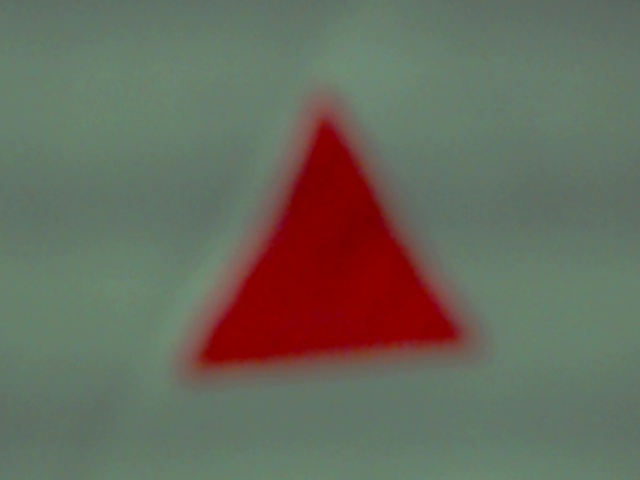
#> input picture Imageprocessing_file/Image/img.jpg, 640 x 480 px
$ python filtercolor_milestone.py   (older library calls are emulated)
#> lines starting #> are read from the running program, lines starting #| are printed output that depends on the picture; after the words box and inside, x2 and y2 are one past the last pixel; in counts of white or black regions, pixels touching at a corner belong together
import cv2
import numpy as np
import imutils

def filter_colors(image,datacolorthresh):
	lower_thresh = np.array([datacolorthresh[0],datacolorthresh[1],datacolorthresh[2]])
	upper_thresh = np.array([datacolorthresh[3],datacolorthresh[4],datacolorthresh[5]])
	color_mask = cv2.inRange(image, lower_thresh, upper_thresh)
	color_image = cv2.bitwise_and(image, image, mask=color_mask)
	return color_image

def detect(c):
	shape = "unidentified"
	peri = cv2.arcLength(c, True)
	approx = cv2.approxPolyDP(c, 0.01*peri, True)
	if len(approx) == 2:
		shape = "line"
	elif len(approx) == 3:
		shape = "triangle"
	elif len(approx) == 4:
		(x, y, w, h) = cv2.boundingRect(approx)
		ar = w / float(h)
		shape = "square" if ar >= 0.95 and ar <= 1.05 else "rectangle"
	elif len(approx) == 5:
		shape = "pentagon"
	elif len(approx) == 6:
		shape = "polygon"
	else:
		shape = "circle"
	return shape
def detec_color(image,color):
    i = 0
    ratio = image.shape[0] / float(image.shape[0])
    gray = cv2.cvtColor(image, cv2.COLOR_BGR2GRAY)
    blured = cv2.GaussianBlur(gray, (5, 5), 0)
    thresh = cv2.threshold(blured,0,255, cv2.THRESH_BINARY)[1]
    cnts = cv2.findContours(thresh.copy(), cv2.RETR_TREE, cv2.CHAIN_APPROX_SIMPLE)
    cnts = cnts[0] if imutils.is_cv2() else cnts[1]
    for c in cnts:
        M = cv2.moments(c)
        if M["m00"] != 0:
            cX = int((M["m10"] / M["m00"]) * ratio)
            cY = int((M["m01"] / M["m00"]) * ratio)
        else:
            cX, cY = 0,0
        shape = detect(c)
        c = c.astype("float")
        c *= ratio
        c = c.astype("int")
        # data = [c]
        cv2.drawContours(image, [c], -1, (0, 255, 0), 2)
        cv2.putText(image, shape+ color, (cX, cY), cv2.FONT_HERSHEY_SIMPLEX,
            0.5, (255, 255, 255), 2)
        i += 1
    return image
# 197 166 210
# 212 200 255 pink

# 66 115 34
# 81 190 86 green

# 21 24 144
# 255 78 255 red

# 0 0 0
# 0 255 255 yellow

datacolor_pink=[197,166,210,212,200,255]
datacolor_green=[66,115,34,81,190,86]
datacolor_red=[1,0,110,73,78,255]
datacolor_yellow=[0,0,0,0,255,255]

img = cv2.imread("img.jpg")
#> img is the input picture: shape (480, 640, 3); mean B, G, R 92.9, 106.4, 104.9
img_pink = filter_colors(img,datacolor_pink)
#> in filter_colors, `color_mask = cv2.inRange(image, lower_thresh, upper_thresh)`: color_mask: shape (480, 640); every value is 0
#> in filter_colors, `color_image = cv2.bitwise_and(image, image, mask=color_mask)`: color_image: shape (480, 640, 3); every value is 0
img_green = filter_colors(img,datacolor_green)
img_red =filter_colors(img,datacolor_red)
#> in filter_colors (call 3), `color_mask = cv2.inRange(image, lower_thresh, upper_thresh)`:
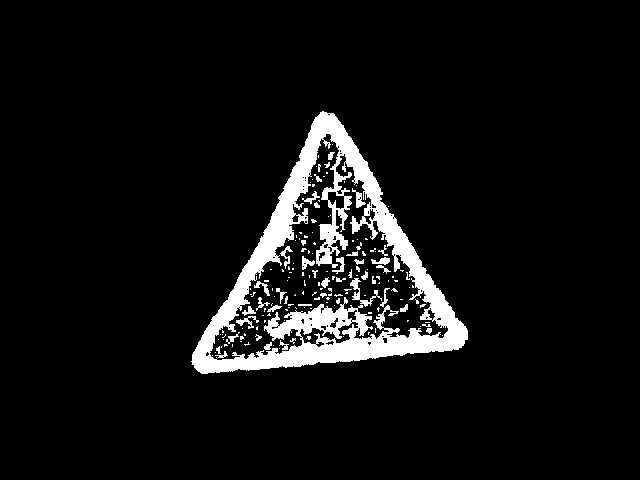
#> color_mask: shape (480, 640); 6.9% white; 170 white regions (129 under 20 px), largest, box (x1, y1, x2, y2) and area: (191, 111, 468, 374) 18407, (350, 278, 382, 307) 220, (236, 316, 259, 329) 107
#> in filter_colors (call 3), `color_image = cv2.bitwise_and(image, image, mask=color_mask)`:
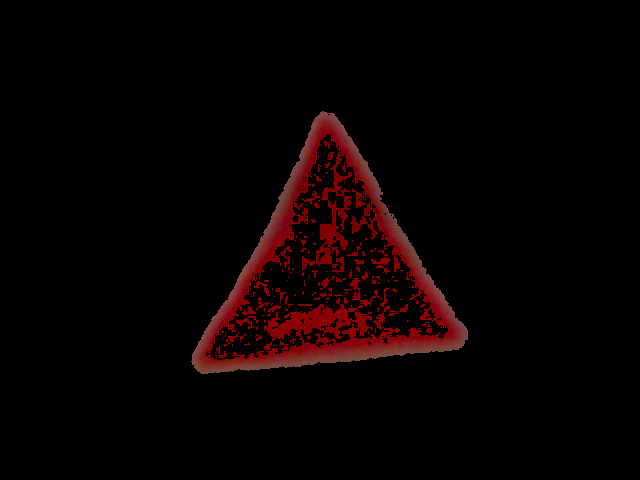
#> color_image: shape (480, 640, 3); mean B, G, R 1.7, 1.6, 8.9
img_yellow =filter_colors(img,datacolor_yellow)
#> in filter_colors (call 4), `color_mask = cv2.inRange(image, lower_thresh, upper_thresh)`:
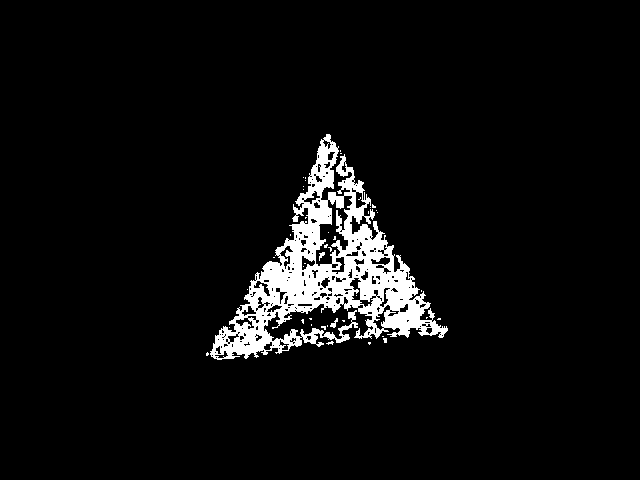
#> color_mask: shape (480, 640); 5.3% white; 42 white regions (39 under 20 px), largest, box (x1, y1, x2, y2) and area: (210, 134, 448, 360) 16035, (330, 318, 338, 328) 36, (319, 252, 325, 261) 27
#> in filter_colors (call 4), `color_image = cv2.bitwise_and(image, image, mask=color_mask)`:
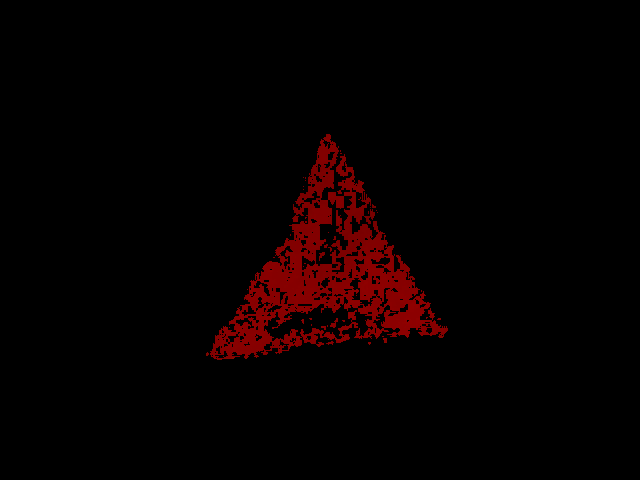
#> color_image: shape (480, 640, 3); mean B, G, R 0, 0, 7

# img_pink_shape,datapink= detec_color(img_pink,"_pink")
# img_green_shape,datagreen = detec_color(img_green,"_green")
img_red_shape = detec_color(img_red,"_red")
#> in detec_color, `gray = cv2.cvtColor(image, cv2.COLOR_BGR2GRAY)`:
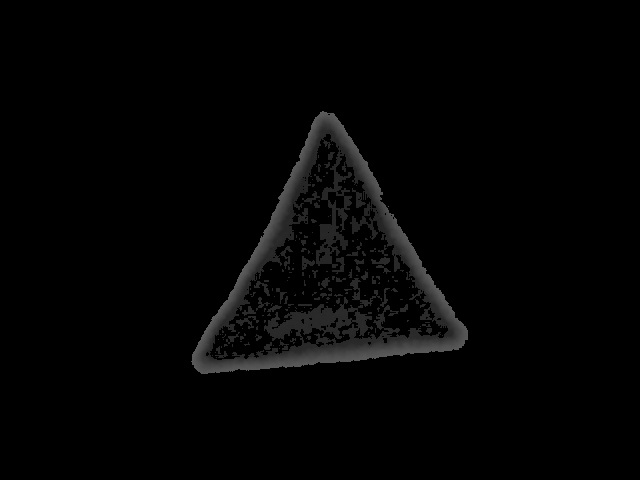
#> gray: shape (480, 640); min 0, max 94, mean 3.8
#> in detec_color, `thresh = cv2.threshold(blured,0,255, cv2.THRESH_BINARY)[1]`:
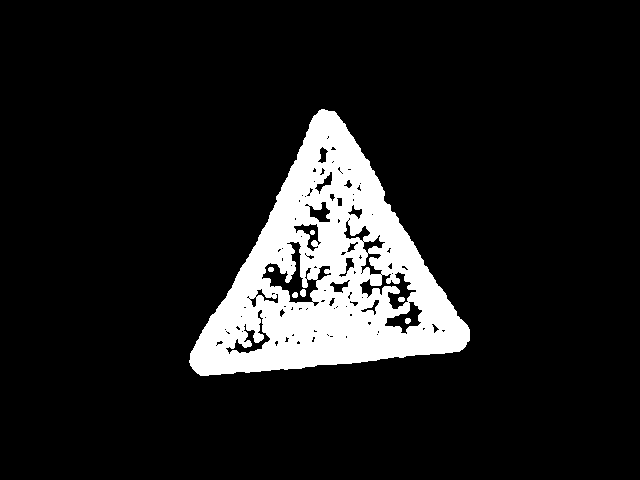
#> thresh: shape (480, 640); 11.2% white; 7 white regions
#> in detec_color, `cnts = cv2.findContours(thresh.copy(), cv2.RETR_TREE, cv2.CHAIN_APPROX..`: cnts = 126 contours, 89 with area under 20; largest, box (x1, y1, x2, y2) and area: (189, 109, 470, 376) 38982, (261, 241, 319, 304) 1288, (359, 271, 417, 310) 802, (384, 301, 423, 335) 546, (225, 309, 271, 355) 515
#> the loop in detec_color, `for c in cnts:` made 126 passes
#> (cX, cY, shape, peri in detect, approx in detect, x in detect, y in detect) on passes 2, 10, 11, 12, 16, 17, 20, 25: (216, 345, 'square', 5.66, [[215, 345], [216, 344], [217, 345], [216, 346]], 215, 344), (328, 335, 'square', 5.66, [[327, 335], [328, 334], [329, 335], [328, 336]], 327, 334), (377, 334, 'square', 5.66, [[376, 334], [377, 333], [378, 334], [377, 335]], 376, 333), (327, 334, 'square', 5.66, [[326, 334], [327, 333], [328, 334], [327, 335]], 326, 333), (242, 331, 'square', 5.66, [[241, 331], [242, 330], [243, 331], [242, 332]], 241, 330), (226, 331, 'square', 5.66, [[225, 331], [226, 330], [227, 331], [226, 332]], 225, 330), (225, 329, 'square', 5.66, [[224, 329], [225, 328], [226, 329], [225, 330]], 224, 328), (265, 317, 'square', 5.66, [[264, 317], [265, 316], [266, 317], [265, 318]], 264, 316)
#> (cX, cY, shape, peri in detect) on passes 1, 3, 4, 5, 6, 7: (328, 274, 'polygon', 923.3), (298, 342, 'circle', 12.49), (276, 342, 'circle', 15.9), (219, 342, 'circle', 19.31), (313, 339, 'circle', 16.49), (286, 339, 'circle', 17.9)
#> after the loop in detec_color, `for c in cnts:`:
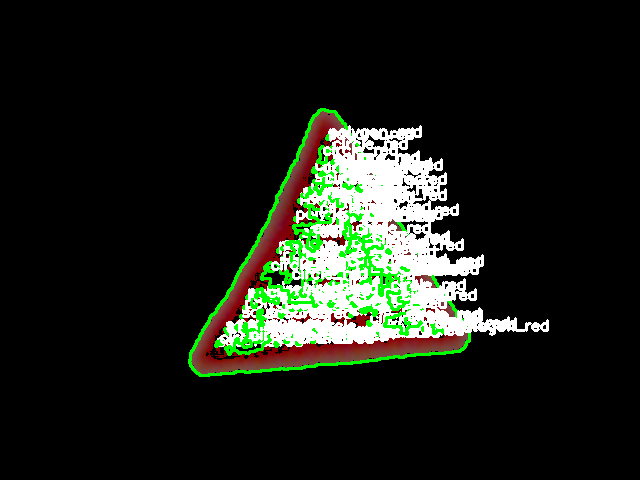
#> image: shape (480, 640, 3); 11.5% of pixels changed, all inside (x1, y1, x2, y2) = (188, 108, 549, 377)
#> after the loop in detec_color, `for c in cnts:`: i = 126
# [7 lines of commented-out code are left out]

cv2.imshow("Final",img_red_shape)
cv2.waitKey(0)
